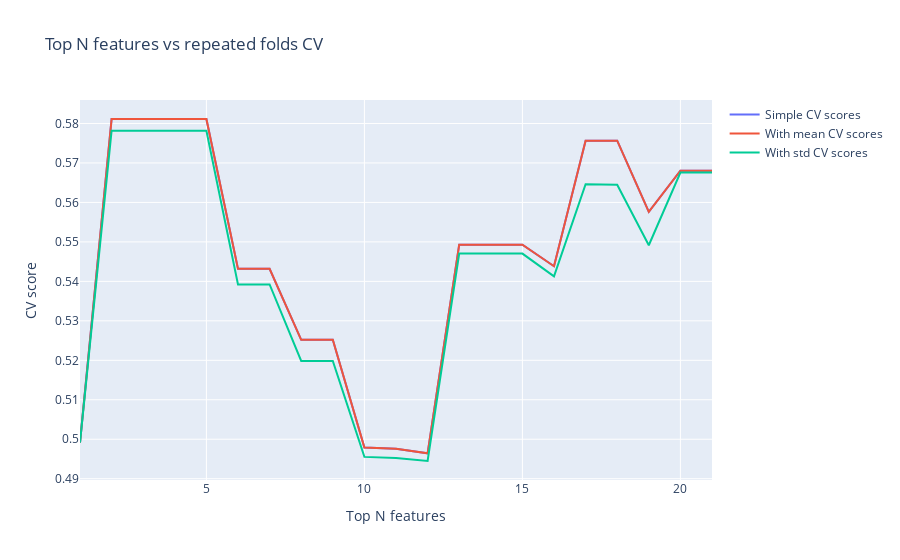

This figure's notebook cell:
### Code cell
data = [go.Scatter(
        x = list(range(1, eli5_weights.shape[0] + 1)),
        y = scores_dict['simple'],
        name = 'Simple CV scores'
    ), go.Scatter(
        x = list(range(1, eli5_weights.shape[0] + 1)),
        y = scores_dict['with_mean'],
        name = 'With mean CV scores'
    ), go.Scatter(
        x = list(range(1, eli5_weights.shape[0] + 1)),
        y = scores_dict['with_std'],
        name = 'With std CV scores'
    )]
layout = go.Layout(dict(title = "Top N features vs repeated folds CV",
                  xaxis = dict(title = 'Top N features'),
                  yaxis = dict(title = 'CV score'),
                  ))
py.iplot(dict(data=data, layout=layout), filename='basic-line')

### Figure 1 — Plotly figure (JSON) as saved in the notebook; plotly's stock layout.template omitted (floating-point values rounded to 4 significant figures)
{"data": [{"name": "Simple CV scores", "type": "scatter", "x": [1, 2, 3, 4, 5, 6, 7, 8, 9, 10, 11, 12, 13, 14, 15, 16, 17, 18, 19, 20, 21], "y": [0.4992, 0.5811, 0.5811, 0.5811, 0.5811, 0.5432, 0.5432, 0.5252, 0.5252, 0.4979, 0.4976, 0.4964, 0.5493, 0.5493, 0.5493, 0.5438, 0.5756, 0.5756, 0.5576, 0.568, 0.568]}, {"name": "With mean CV scores", "type": "scatter", "x": [1, 2, 3, 4, 5, 6, 7, 8, 9, 10, 11, 12, 13, 14, 15, 16, 17, 18, 19, 20, 21], "y": [0.4992, 0.5811, 0.5811, 0.5811, 0.5811, 0.5432, 0.5432, 0.5252, 0.5252, 0.4979, 0.4976, 0.4964, 0.5493, 0.5493, 0.5493, 0.5438, 0.5756, 0.5756, 0.5576, 0.568, 0.568]}, {"name": "With std CV scores", "type": "scatter", "x": [1, 2, 3, 4, 5, 6, 7, 8, 9, 10, 11, 12, 13, 14, 15, 16, 17, 18, 19, 20, 21], "y": [0.4992, 0.5782, 0.5782, 0.5782, 0.5782, 0.5392, 0.5392, 0.5199, 0.5199, 0.4955, 0.4952, 0.4945, 0.547, 0.547, 0.547, 0.5413, 0.5646, 0.5645, 0.5492, 0.5676, 0.5676]}], "layout": {"title": {"text": "Top N features vs repeated folds CV"}, "xaxis": {"title": {"text": "Top N features"}}, "yaxis": {"title": {"text": "CV score"}}}}
